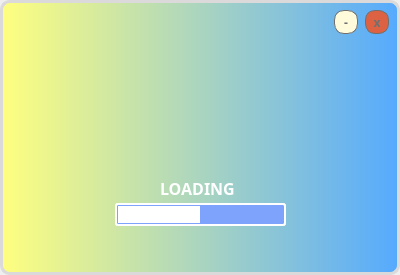
<?xml version="1.0" encoding="UTF-8"?>
<ui version="4.0">
 <class>LoadingWindow</class>
 <widget class="QWidget" name="LoadingWindow">
  <property name="geometry">
   <rect>
    <x>0</x>
    <y>0</y>
    <width>400</width>
    <height>275</height>
   </rect>
  </property>
  <property name="windowTitle">
   <string>Form</string>
  </property>
  <widget class="QProgressBar" name="progressBar">
   <property name="geometry">
    <rect>
     <x>115</x>
     <y>203</y>
     <width>171</width>
     <height>23</height>
    </rect>
   </property>
   <property name="font">
    <font>
     <family>Poppins</family>
     <bold>true</bold>
    </font>
   </property>
   <property name="styleSheet">
    <string notr="true">QProgressBar:horizontal {
border: 2px solid #FFFFFF;
border-radius: 3px;
background: #7DA3FD;
padding: 1px;
text-align: center;
}
QProgressBar::chunk:horizontal {
background: #FFFFFF;
}</string>
   </property>
   <property name="maximum">
    <number>0</number>
   </property>
   <property name="value">
    <number>-1</number>
   </property>
   <property name="textVisible">
    <bool>true</bool>
   </property>
   <property name="invertedAppearance">
    <bool>false</bool>
   </property>
  </widget>
  <widget class="QLabel" name="background">
   <property name="geometry">
    <rect>
     <x>0</x>
     <y>0</y>
     <width>400</width>
     <height>275</height>
    </rect>
   </property>
   <property name="styleSheet">
    <string notr="true">QLabel#background{
border-radius: 10px;
background: qlineargradient(spread:pad, x1:0, y1:0, x2:1, y2:0, stop:0 rgb(255, 255, 127), stop:1 rgb(85, 170, 255));
border: 3px solid;
border-color: #DBD9D9;

}

</string>
   </property>
   <property name="text">
    <string/>
   </property>
  </widget>
  <widget class="QPushButton" name="close_bu">
   <property name="geometry">
    <rect>
     <x>365</x>
     <y>10</y>
     <width>24</width>
     <height>24</height>
    </rect>
   </property>
   <property name="font">
    <font>
     <family>Poppins</family>
     <bold>true</bold>
    </font>
   </property>
   <property name="styleSheet">
    <string notr="true">QPushButton{
border: 1px solid #707070;
border-radius: 10px;
background:#DD6243;
color: #707070;
}
QPushButton:hover{
border: 1px solid #E8907A;
border-radius: 10px;
background:#E8907A;
color: #FFFBDB;
}</string>
   </property>
   <property name="text">
    <string>x</string>
   </property>
  </widget>
  <widget class="QPushButton" name="minimize_bu">
   <property name="geometry">
    <rect>
     <x>334</x>
     <y>10</y>
     <width>24</width>
     <height>24</height>
    </rect>
   </property>
   <property name="font">
    <font>
     <family>Poppins</family>
     <bold>true</bold>
    </font>
   </property>
   <property name="styleSheet">
    <string notr="true">QPushButton{
border: 1px solid #707070;
border-radius: 10px;
background:#FFFBDB;
color: #707070;
}
QPushButton:hover{
border: 1px solid #535249;
border-radius: 10px;
background:#535249;
color: #FFFBDB;
}</string>
   </property>
   <property name="text">
    <string>-</string>
   </property>
  </widget>
  <widget class="QLabel" name="label">
   <property name="geometry">
    <rect>
     <x>160</x>
     <y>180</y>
     <width>81</width>
     <height>16</height>
    </rect>
   </property>
   <property name="font">
    <font>
     <family>Poppins</family>
     <pointsize>12</pointsize>
     <bold>true</bold>
    </font>
   </property>
   <property name="styleSheet">
    <string notr="true">QLabel{
color:#FFFFFF;
}</string>
   </property>
   <property name="text">
    <string>LOADING</string>
   </property>
  </widget>
  <zorder>background</zorder>
  <zorder>close_bu</zorder>
  <zorder>minimize_bu</zorder>
  <zorder>progressBar</zorder>
  <zorder>label</zorder>
 </widget>
 <resources/>
 <connections/>
</ui>
